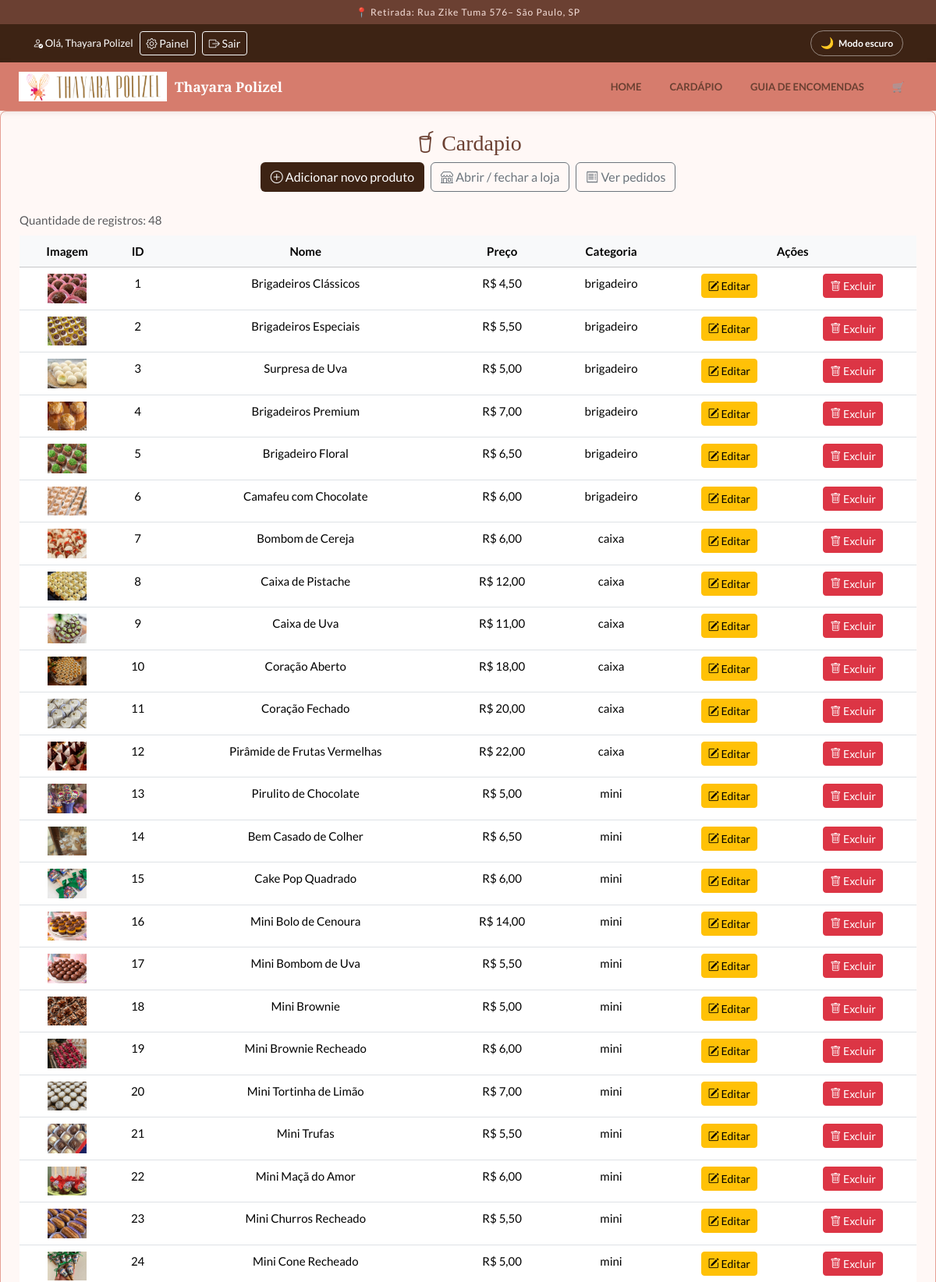
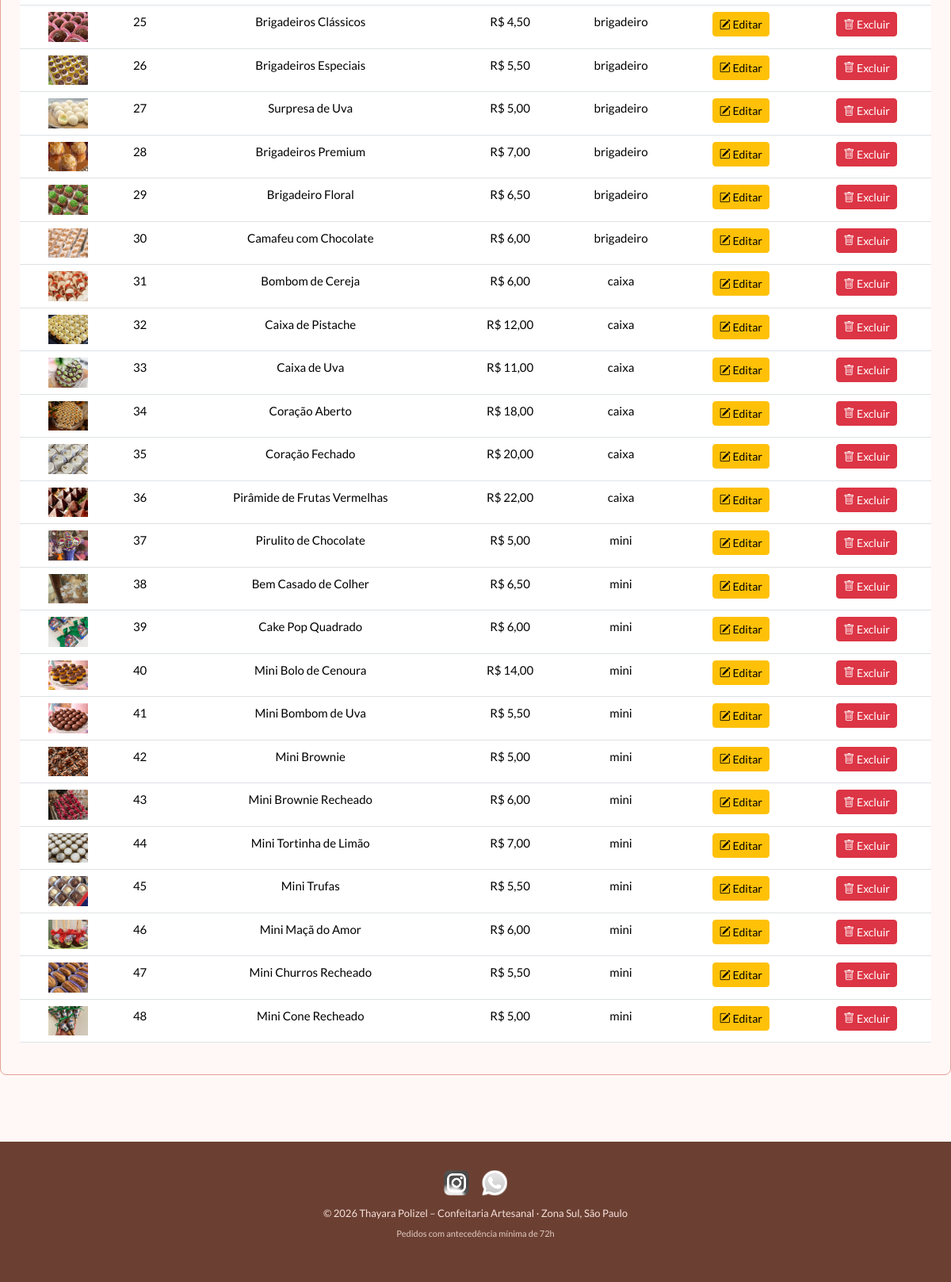
The page /administradora/cardapio-adm.php (signed in) on the database as committed earlier (2 pictures, top to bottom).
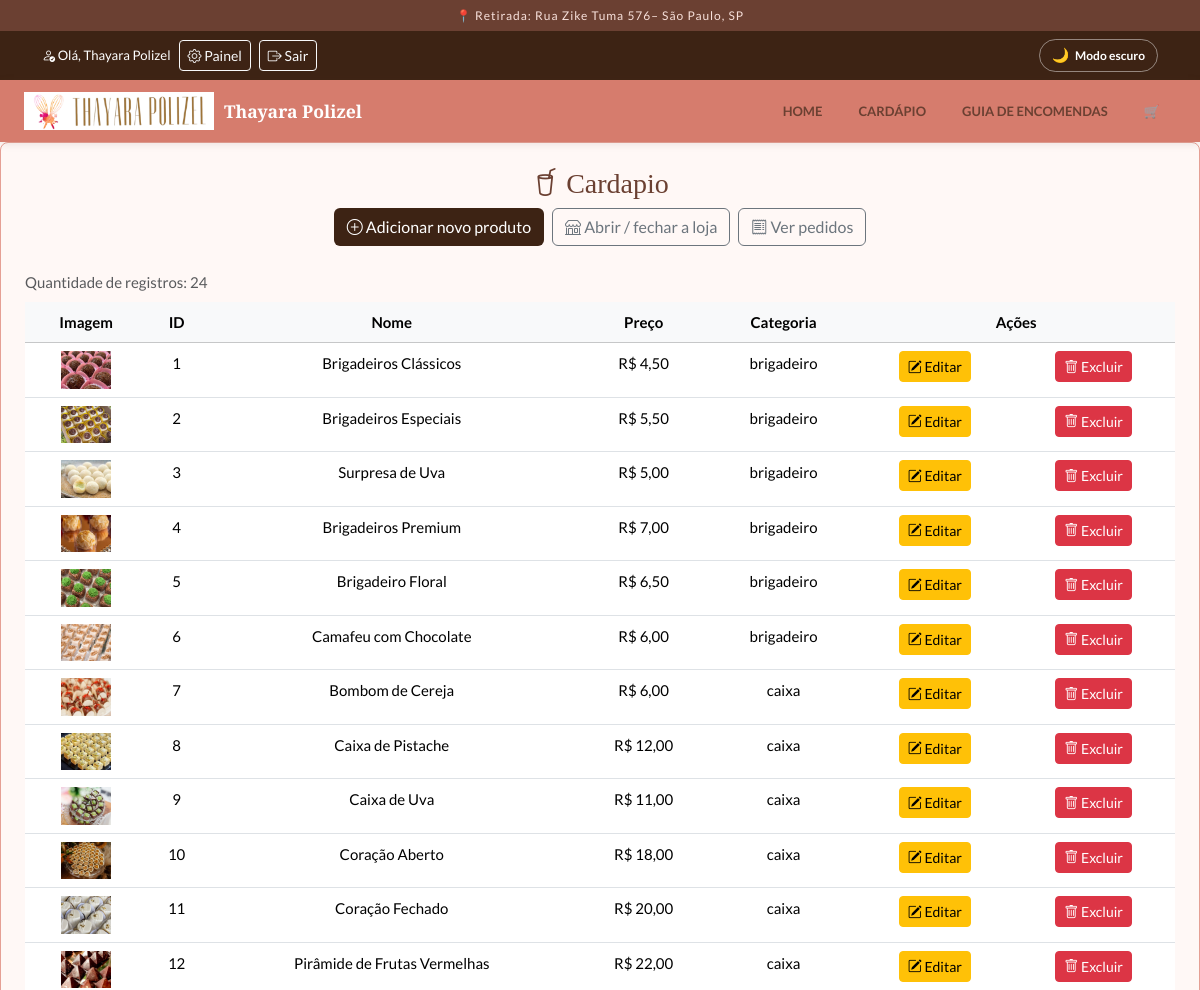
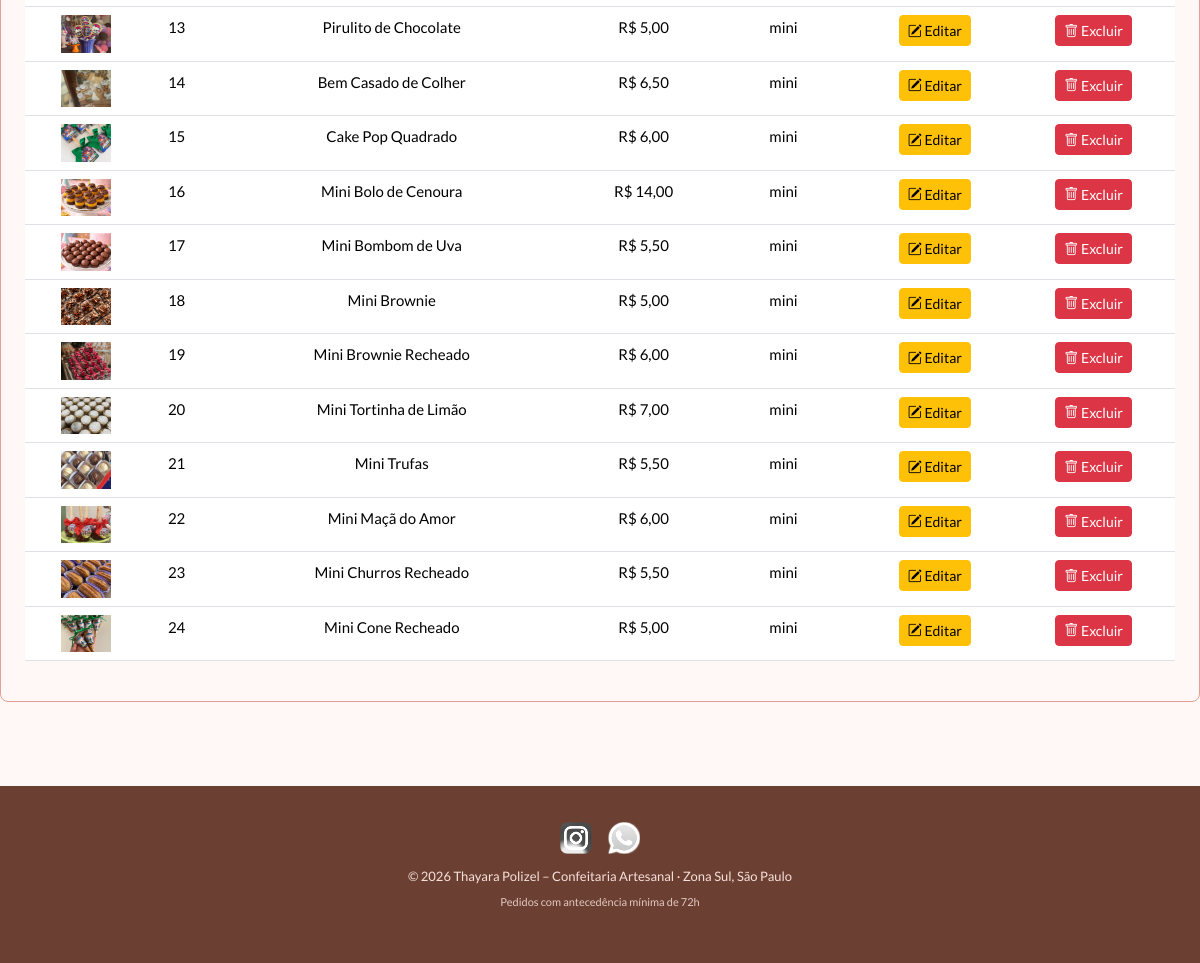
The same page on the database as committed later (2 pictures, top to bottom).
### tables this page shows
CREATE TABLE IF NOT EXISTS produtos (
    id INT AUTO_INCREMENT PRIMARY KEY,
    nome       VARCHAR(100) NOT NULL,
    preco      DECIMAL(10, 2) NOT NULL,
    img        VARCHAR(255) NOT NULL,
    cat        VARCHAR(50) NOT NULL,
    id_usuario INT NOT NULL,
    FOREIGN KEY (id_usuario) REFERENCES usuarios(id)
);

### src/auth.php (called while the page is built, shortened)
<?php
function usuarioLogado(): ?array
{
    return $_SESSION['usuario'] ?? null;
}
function ehAdministrador(): bool
{
    $usuario = usuarioLogado();
    return $usuario !== null && $usuario['perfil'] === 'admin';
}

### src/cardapio_crud.php (called while the page is built, shortened)
<?php
function buscarCardapio(PDO $conexao): array
{
    $sql = "SELECT id, nome, preco, img, cat FROM produtos";
    $consulta = $conexao->prepare($sql);
    $consulta->execute();
    return $consulta->fetchAll(PDO::FETCH_ASSOC);
}

### administradora/cardapio-adm.php (the view, shortened to what this page needs)
<?php
require_once __DIR__ . '/../config.php';
require_once BASE_PATH . '/src/cardapio_crud.php';
require_once BASE_PATH . '/includes/cabecalho.php';
$produtosBanco = [];
try {
  $produtosBanco = buscarCardapio($conexao);
} catch (Throwable $e) {
  $erro = "Falha ao buscar Cardapio. Detalhes: <br>" .$e->getMessage();
}
?>
<section class="text-center mb-4 border rounded-3 p-4" style="border-color: var(--borda) !important;">
    <h3><i class="bi bi-cup-straw"></i> Cardapio</h3>
    <p class="d-flex gap-2 justify-content-center flex-wrap">
        <a class="btn text-white" style="background-color: var(--marrom-escuro);" href="<?= BASE_URL ?>/administradora/cardapio-adm_inserir.php"><i class="bi bi-plus-circle"></i> Adicionar novo produto</a>
        <a class="btn btn-outline-secondary" href="<?= BASE_URL ?>/administradora/loja-status.php"><i class="bi bi-shop"></i> Abrir / fechar a loja</a>
        <a class="btn btn-outline-secondary" href="<?= BASE_URL ?>/administradora/pedidos.php"><i class="bi bi-receipt"></i> Ver pedidos</a>
    </p>
    <div class="table-responsive">
        <table class="table table-hover caption-top">
            <caption>Quantidade de registros: <?= count($produtosBanco) ?> </caption>
            <thead class="align-middle table-light">
                <tr>
                    <th>Imagem</th>
                    <th>ID</th>
                    <th>Nome</th>
                    <th>Preço</th>
                    <th>Categoria</th>
                    <th colspan="2">Ações</th>
                </tr>
            </thead>
            <tbody>
<?php  foreach($produtosBanco as $produtos): ?>
                <tr>
                    <td><img src="<?= BASE_URL ?>/<?= $produtos['img'] ?>" alt="<?= htmlspecialchars($produtos['nome'], ENT_QUOTES, 'UTF-8') ?>" width="50" /></td>
                    <td><?= $produtos['id'] ?></td>
                    <td><?= htmlspecialchars($produtos['nome'], ENT_QUOTES, 'UTF-8') ?></td>
                    <td>R$ <?= number_format($produtos['preco'], 2, ',', '.') ?></td>
                    <td><?= htmlspecialchars($produtos['cat'], ENT_QUOTES, 'UTF-8') ?></td>
                    <td><a href="cardapio-adm_editar.php?id=<?= $produtos['id'] ?>" class="btn btn-warning btn-sm"><i class="bi bi-pencil-square"></i> Editar</a></td>
                    <td><a href="cardapio-adm_excluir.php?id=<?= $produtos['id'] ?>" class="btn btn-danger btn-sm"><i class="bi bi-trash"></i> Excluir</a></td>
                </tr>
<?php  endforeach; ?>
            </tbody>
        </table>
    </div>
</section>
<?php require_once BASE_PATH . "/includes/rodape.php"; ?>

### includes/cabecalho.php (shortened to what this page needs)
<?php
$paginaAtual = basename($_SERVER['PHP_SELF']);
function classeAtiva(string $arquivo, string $paginaAtual): string {
  return $arquivo === $paginaAtual ? 'active' : '';
}
$usuarioAtual = usuarioLogado();
?>
<!DOCTYPE html>
<html lang="pt-BR">
<?php require_once BASE_PATH . '/includes/head.php'; ?>
<body class="d-flex flex-column min-vh-100">
  <header>
    <div class="topo-localizacao">📍 Retirada: Rua Zike Tuma 576– São Paulo, SP</div>
    <div class="py-2" style="background-color: var(--marrom-escuro);">
          <div class="container d-flex flex-wrap align-items-center gap-2">
            <?php if ($usuarioAtual === null): ?>
              <a href="<?= BASE_URL ?>/login.php" class="btn btn-sm btn-outline-light">
                <i class="bi bi-people"></i> Usuário
              </a>
            <?php else: ?>
              <span class="text-white small">
                <i class="bi bi-person-check"></i>
                Olá, <?= htmlspecialchars($usuarioAtual['nome'], ENT_QUOTES, 'UTF-8') ?>
              </span>
              <?php if (ehAdministrador()): ?>
                <a href="<?= BASE_URL ?>/administradora/cardapio-adm.php" class="btn btn-sm btn-outline-light">
                  <i class="bi bi-gear"></i> Painel
                </a>
              <?php endif; ?>
              <a href="<?= BASE_URL ?>/logout.php" class="btn btn-sm btn-outline-light">
                <i class="bi bi-box-arrow-right"></i> Sair
              </a>
            <?php endif; ?>
            <button type="button" id="btn-tema" class="btn-tema ms-auto" aria-pressed="false">
              <span class="icone-tema" aria-hidden="true">🌙</span>
              <span class="texto-tema">Modo escuro</span>
            </button>
          </div>
      </div>
    <nav class="navbar-thay">
      <a href="<?= BASE_URL ?>/index.php" class="brand">
        <img src="<?= BASE_URL ?>/fotos/LogoBarra.png" alt="Logo Thayara" onerror="this.style.display='none'">
        Thayara Polizel
      </a>
      <ul class="nav-links">
        <li><a href="<?= BASE_URL ?>/index.php" class="<?= classeAtiva('index.php', $paginaAtual) ?>">Home</a></li>
        <li><a href="<?= BASE_URL ?>/cardapio/cardapio.php" class="<?= classeAtiva('cardapio.php', $paginaAtual) ?>">Cardápio</a></li>
        <li><a href="<?= BASE_URL ?>/guia.php" class="<?= classeAtiva('guia.php', $paginaAtual) ?>">Guia de Encomendas</a></li>
        <li>
          <a href="<?= BASE_URL ?>/carrinho.php" class="carrinho-link <?= classeAtiva('carrinho.php', $paginaAtual) ?>" title="Carrinho">
            🛒
          </a>
        </li>
      </ul>
    </nav>
  </header>
  <main class="flex-grow-1">

### includes/head.php (shortened to what this page needs)
<head>
  <link href="https://cdn.jsdelivr.net/npm/bootstrap@5.3.3/dist/css/bootstrap.min.css" rel="stylesheet">
  <link rel="stylesheet" href="https://cdn.jsdelivr.net/npm/bootstrap-icons@1.11.3/font/bootstrap-icons.min.css">
  <link rel="stylesheet" href="<?= BASE_URL ?>/css/style.css">
</head>

### includes/rodape.php (shortened to what this page needs)
  </main>
  <footer class="rodape">
    <div class="social-icons">
      <a href="https://instagram.com" target="_blank" rel="noopener" title="Instagram">
        <img src="<?= BASE_URL ?>/fotos/IconInstagram.png" alt="Instagram" onerror="this.parentElement.textContent='📸'">
      </a>
      <a href="https://wa.me/5511999999999" target="_blank" rel="noopener" title="WhatsApp">
        <img src="<?= BASE_URL ?>/fotos/IconWhatsapp.png" alt="WhatsApp" onerror="this.parentElement.textContent='💬'">
      </a>
    </div>
    <p style="margin:0; font-size:13px; color:var(--rosa-pastel);">
      &copy; <?= date('Y') ?> Thayara Polizel – Confeitaria Artesanal · Zona Sul, São Paulo
    </p>
    <p style="margin-top:6px; font-size:11px; color:var(--rosa-pastel); opacity:0.85;">
      Pedidos com antecedência mínima de 72h
    </p>
  </footer>
</body>
</html>

### css/style.css (style rules this page uses)
:root { --rosa-fundo: #fff8f6; --rosa-pastel: #f7e0db; --rosa-claro: #e5a095; --rosa-escuro: #c96a5a; --marrom: #6b4032; --marrom-claro: #7a5a52; --marrom-escuro: #3d2314; --radius: 12px; --fundo: var(--rosa-fundo); --superficie: #ffffff; --superficie-2: var(--rosa-pastel); --texto: var(--marrom-escuro); --texto-suave: var(--marrom-claro); --titulo: var(--marrom); --destaque: var(--rosa-escuro); --destaque-texto: var(--rosa-escuro); --borda: var(--rosa-claro); --sombra: rgba(107,64,50,.12); --sombra-forte: rgba(107,64,50,.20); --navbar-bg: #d67c6d; --navbar-texto: #ffffff; --nav-link: var(--marrom); --banner-1: var(--rosa-claro); --banner-2: #d67c6d; --banner-3: var(--rosa-escuro); --premium-bg: #fff8e1; --premium-borda: #f0c040; --premium-texto: #7a5900; }
body, .card-produto, .guia-card, .painel-carrinho, .rodape, .navbar-thay, .card-categoria, .cat-label { transition: background-color .25s ease, color .25s ease, border-color .25s ease; }
*, *::before, *::after { box-sizing: border-box; }
body { margin:0; font:15px/1.6 'Lato',sans-serif; background:var(--fundo); color:var(--texto); }
.topo-localizacao { background:var(--marrom); color:var(--rosa-pastel); text-align:center; font-size:12px; letter-spacing:.08em; padding:6px 16px; }
.navbar-thay { background:var(--navbar-bg); padding:0 24px; display:flex; align-items:center; justify-content:space-between; box-shadow:0 2px 8px var(--sombra); position:sticky; top:0; z-index:1000; }
.navbar-thay .brand { display:flex; align-items:center; gap:10px; padding:12px 0; color:var(--navbar-texto); text-decoration:none; font:600 1.1rem 'Playfair Display',serif; }
.navbar-thay .brand img { height:38px; object-fit:contain; }
.navbar-thay .nav-links { display:flex; align-items:center; gap:4px; margin:0; padding:0; list-style:none; }
.navbar-thay .nav-links a { display:block; padding:10px 16px; border-radius:8px; color:var(--nav-link); text-decoration:none; text-transform:uppercase; font:700 13px 'Lato',sans-serif; transition:.25s; }
.carrinho-link { font-size:18px; position:relative; }
h1,h2,h3 { color:var(--titulo); font-family:'Playfair Display',serif; }
.rodape { margin-top:60px; padding:36px 24px; text-align:center; background:var(--marrom); color:var(--rosa-pastel); }
.rodape a { color:var(--rosa-pastel); text-decoration:none; font-size:13px; }
.social-icons { display:flex; justify-content:center; gap:16px; margin-bottom:12px; }
.social-icons img { width:32px; height:32px; filter:brightness(1.8) saturate(0); transition:.25s; }
.btn-tema { display:inline-flex; align-items:center; gap:6px; padding:4px 12px; border:1px solid rgba(255,255,255,.45); border-radius:30px; background:transparent; color:#fff; cursor:pointer; font:600 12px 'Lato',sans-serif; line-height:1.6; transition:.25s; }
.btn-tema .icone-tema { font-size:14px; }

Rows that differ between the two databases and show on the page:
removed produtos: img (picture), id "25", nome "Brigadeiros Clássicos", preco "4,50", cat "brigadeiro"
removed produtos: img (picture), id "26", nome "Brigadeiros Especiais", preco "5,50", cat "brigadeiro"
removed produtos: img (picture), id "27", nome "Surpresa de Uva", preco "5,00", cat "brigadeiro"
removed produtos: img (picture), id "28", nome "Brigadeiros Premium", preco "7,00", cat "brigadeiro"
removed produtos: img (picture), id "29", nome "Brigadeiro Floral", preco "6,50", cat "brigadeiro"
removed produtos: img (picture), id "30", nome "Camafeu com Chocolate", preco "6,00", cat "brigadeiro"
removed produtos: img (picture), id "31", nome "Bombom de Cereja", preco "6,00", cat "caixa"
removed produtos: img (picture), id "32", nome "Caixa de Pistache", preco "12,00", cat "caixa"
removed produtos: img (picture), id "33", nome "Caixa de Uva", preco "11,00", cat "caixa"
removed produtos: img (picture), id "34", nome "Coração Aberto", preco "18,00", cat "caixa"
removed produtos: img (picture), id "35", nome "Coração Fechado", preco "20,00", cat "caixa"
removed produtos: img (picture), id "36", nome "Pirâmide de Frutas Vermelhas", preco "22,00", cat "caixa"
removed produtos: img (picture), id "37", nome "Pirulito de Chocolate", preco "5,00", cat "mini"
removed produtos: img (picture), id "38", nome "Bem Casado de Colher", preco "6,50", cat "mini"
removed produtos: img (picture), id "39", nome "Cake Pop Quadrado", preco "6,00", cat "mini"
removed produtos: img (picture), id "40", nome "Mini Bolo de Cenoura", preco "14,00", cat "mini"
removed produtos: img (picture), id "41", nome "Mini Bombom de Uva", preco "5,50", cat "mini"
removed produtos: img (picture), id "42", nome "Mini Brownie", preco "5,00", cat "mini"
removed produtos: img (picture), id "43", nome "Mini Brownie Recheado", preco "6,00", cat "mini"
removed produtos: img (picture), id "44", nome "Mini Tortinha de Limão", preco "7,00", cat "mini"
removed produtos: img (picture), id "45", nome "Mini Trufas", preco "5,50", cat "mini"
removed produtos: img (picture), id "46", nome "Mini Maçã do Amor", preco "6,00", cat "mini"
removed produtos: img (picture), id "47", nome "Mini Churros Recheado", preco "5,50", cat "mini"
removed produtos: img (picture), id "48", nome "Mini Cone Recheado", preco "5,00", cat "mini"
Other text that changed with them:
count($produtosBanco): "48" → "24"
